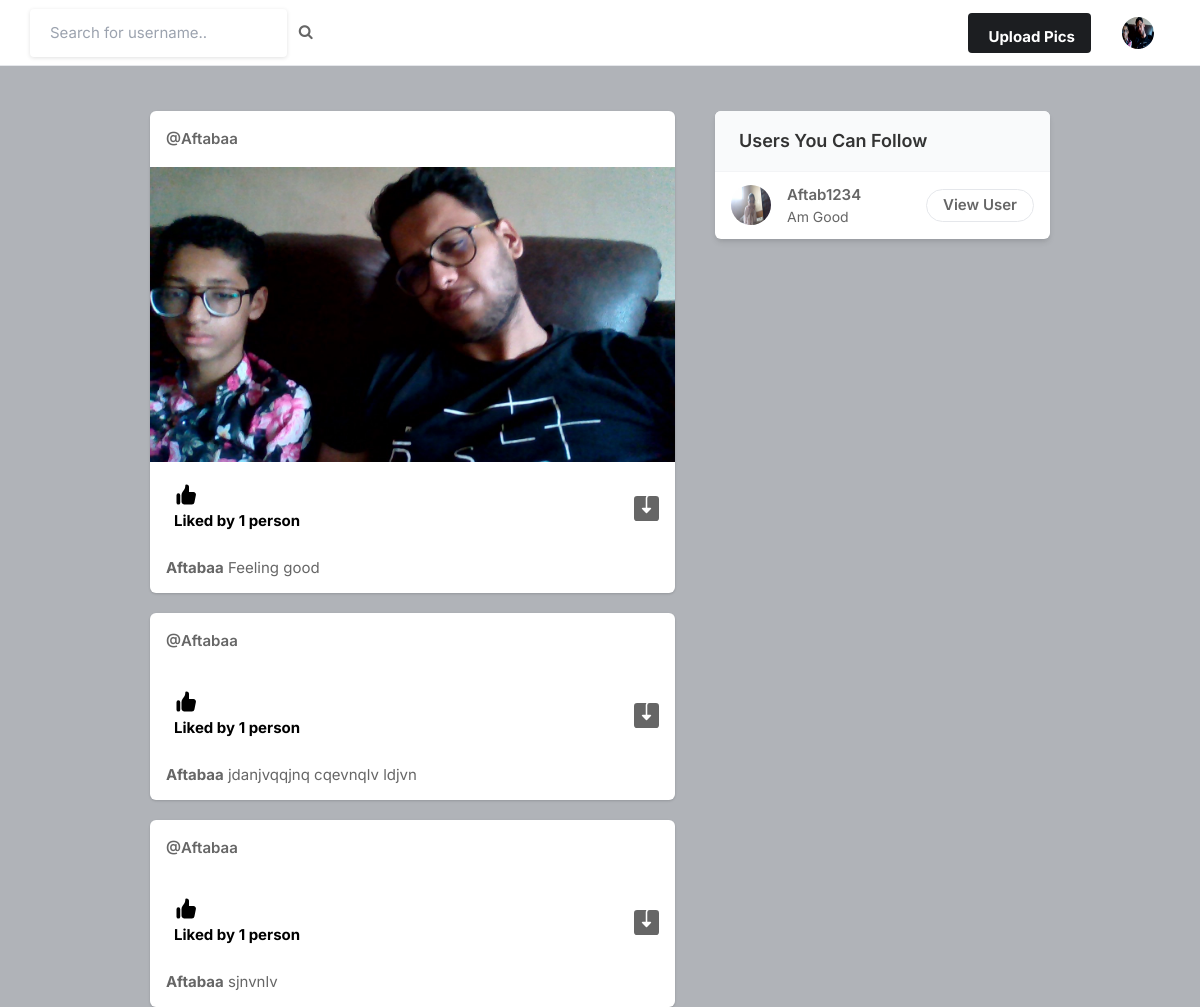
/ (signed in), run on the app's committed database.
### core/models.py (models this page shows, shortened)
class Profile(models.Model):
    user = models.ForeignKey(User, on_delete= models.CASCADE)
    id_user = models.IntegerField()
    bio = models.TextField()
    profileimg = models.ImageField(upload_to='profile_images', default = 'blank-profile-picture.png')
    location = models.CharField(max_length = 100, blank = True)

class Post(models.Model):
    id = models.UUIDField(primary_key=True, default=uuid.uuid4)
    user = models.CharField(max_length=100)
    image = models.ImageField(upload_to='post_images')
    caption = models.TextField()
    created_at = models.DateTimeField(default=datetime.now)
    no_of_likes = models.IntegerField(default=0)

### core/views.py (the view)
# urls.py: path('', views.index, name = 'index'),
@login_required(login_url='/signin')
def index(request):
    user_object = User.objects.get(username=request.user.username)
    user_profile = Profile.objects.get(user=user_object)
    user_following_list = []
    feed = []
    user_following = FollowersCount.objects.filter(follower = request.user.username)
    for users in user_following:
        user_following_list.append(users.user)
    for usernames in user_following_list:
        feed_lists = Post.objects.filter(user = usernames)
        feed.append(feed_lists)
    feed_list = list(chain(*feed))
    posts = Post.objects.all()
    all_users = User.objects.all()
    user_following_all = []
    for user in user_following:
        user_list = User.objects.get(username=user.user)
        user_following_all.append(user_list)
    new_suggestions_list = [x for x in list(all_users) if (x not in list(user_following_all))]
    current_user = User.objects.filter(username=request.user.username)
    final_suggestions_list = [x for x in list(new_suggestions_list) if ( x not in list(current_user))]
    random.shuffle(final_suggestions_list)
    username_profile = []
    username_profile_list = []
    for users in final_suggestions_list:
        username_profile.append(users.id)
    for ids in username_profile:
        profile_lists = Profile.objects.filter(id_user=ids)
        username_profile_list.append(profile_lists)
    suggestions_username_profile_list = list(chain(*username_profile_list))
    return render(request, 'index.html', {'user_profile': user_profile, 'posts':feed_list, 'suggestions_username_profile_list': suggestions_username_profile_list[:4]})

### templates/index.html (shortened to what this page needs)
{% load static %}
<!DOCTYPE html>
<html lang="en">
<head>
    <link rel="stylesheet" href="{% static 'assets/css/icons.css' %}">
    <link rel="stylesheet" href="{% static 'assets/css/uikit.css' %}">
    <link rel="stylesheet" href="{% static 'assets/css/style.css' %}">
    <link rel="stylesheet" href="{% static 'assets/css/tailwind.css' %}">
    <link rel="stylesheet" href="https://cdnjs.cloudflare.com/ajax/libs/font-awesome/4.7.0/css/font-awesome.min.css">
</head>
<body>
            <header>
                <div class="header_inner">
                    <form action="/search" method="POST">
                    <div class="left-side">
                            <input type="text" name="username" placeholder="Search for username..">&nbsp; &nbsp;
                            <button type="submit"><i class="fa fa-search fa-1x"></i></button>
                    </div>
                    </form>
                    <div class="right-side lg:pr-4">
                        <a href="#"
                            class="bg-pink-500 flex font-bold hidden hover:bg-pink-600 hover:text-white inline-block items-center lg:block max-h-10 mr-4 px-4 py-2 rounded shado text-white">
                              Upload Pics
                        </a>
                        <a href="#">
                            <img src="{{user_profile.profileimg.url}}" class="header-avatar" alt="">
                        </a>
                    </div>
                </div>
            </header>
            <div class="container m-auto">
                <div class="lg:flex justify-center lg:space-x-10 lg:space-y-0 space-y-5">
                    <div class="space-y-5 flex-shrink-0 lg:w-7/12">
                        {% for post in posts reversed %}
                        <div class="bg-white shadow rounded-md  -mx-2 lg:mx-0">
                            <div class="flex justify-between items-center px-4 py-3">
                                <div class="flex flex-1 items-center space-x-4">
                                    <span class="block font-semibold "><a href="/profile/{{post.user}}">@{{post.user}}</a></span>
                                </div>
                              <div>
                                <a href="#"> <i class="icon-feather-more-horizontal text-2xl hover:bg-gray-200 rounded-full p-2 transition -mr-1 "></i> </a>
                              </div>
                            </div>
                            <div uk-lightbox>
                                <a href="{{post.image.url}}">
                                    <img src="{{post.image.url}}" alt="">
                                </a>
                            </div>
                            <div class="py-3 px-4 space-y-3">
                                <div class="flex space-x-4 lg:font-bold">
                                    <a href="/like-post?post_id={{post.id}}" class="flex items-center space-x-2">
                                        <div class="p-2 rounded-full text-black">
                                            {% if post.no_of_likes == 0 %}
                                            <p>No likes</p>
                                            {% elif post.no_of_likes == 1 %}
                                            <p>Liked by {{post.no_of_likes}} person</p>
                                            {% else %}
                                            <p>Liked by {{post.no_of_likes}} people</p>
                                            {% endif %}
                                        </div>
                                    </a>
                                    <a href="{{post.image.url}}" class="flex items-center space-x-2 flex-1 justify-end" download>
                                    </a>
                                </div>
                                <p>
                                    <a href="/profile/{{post.user}}"><strong>{{post.user}}</strong></a> {{post.caption}}
                                </p>
                            </div>
                        </div>
                        {% endfor %}
                    </div>
                    <div class="lg:w-5/12">
                        <div class="bg-white  shadow-md rounded-md overflow-hidden">
                            <div class="bg-gray-50  border-b border-gray-100 flex items-baseline justify-between py-4 px-6 ">
                                <h2 class="font-semibold text-lg">Users You Can Follow</h2>
                            </div>
                            <div class="divide-gray-300 divide-gray-50 divide-opacity-50 divide-y px-4 ">
                                {% for suggestion in suggestions_username_profile_list %}
                                <div class="flex items-center justify-between py-3">
                                    <div class="flex flex-1 items-center space-x-4">
                                        <a href="/profile/{{suggestion.user}}">
                                            <img src="{{suggestion.profileimg.url}}" class="bg-gray-200 rounded-full w-10 h-10">
                                        </a>
                                        <div class="flex flex-col">
                                            <span class="block capitalize font-semibold"> {{suggestion.user}} </span>
                                            <span class="block capitalize text-sm"> {{suggestion.bio}} </span>
                                        </div>
                                    </div>
                                    <a href="/profile/{{suggestion.user}}" class="border border-gray-200 font-semibold px-4 py-1 rounded-full hover:bg-pink-600 hover:text-white hover:border-pink-600 "> View User </a>
                                </div>
                                {% endfor %}
                            </div>
                        </div>
                    </div>
                </div>
            </div>
</body>
</html>

### static/assets/css/style.css (style rules this page uses)
body { background-color: #B0B3B8!important; }
button { vertical-align: middle; }
input { height: 48px; line-height: 48px; padding: 0 20px; outline: none; font-size: 15px; color: #808080; max-width: 100%; width: 100%; -webkit-box-sizing: border-box; box-sizing: border-box; display: block; font-weight: 400; opacity: 1; border-radius: 4px; border: none; -webkit-box-shadow: 0 1px 4px 0px rgba(0, 0, 0, 0.12); box-shadow: 0 1px 4px 0px rgba(0, 0, 0, 0.12); }
input[type="text"], input[type="password"], input[type="email"], input[type="number"] { height: 48px; line-height: 48px; padding: 0 20px; outline: none; font-size: 15px; color: #808080; max-width: 100%; width: 100%; -webkit-box-sizing: border-box; box-sizing: border-box; display: block; font-weight: 400; opacity: 1; border-radius: 4px; border: none; -webkit-box-shadow: 0 1px 4px 0px rgba(0, 0, 0, 0.12); box-shadow: 0 1px 4px 0px rgba(0, 0, 0, 0.12); }
input { -webkit-transition: all 0.1s ease-in-out; transition: all 0.1s ease-in-out; }
::placeholder { color: #808080; opacity: 1; }
button { border: none; margin: 0; padding: 0; width: auto; overflow: visible; background: transparent; color: inherit; font: inherit; line-height: normal; cursor: pointer; }
a { color: #be185d; -webkit-transition: 0.3s; transition: 0.3s; outline: none !important; }
button { outline: none !important; }
img { max-width: 100%; }
body { color: #666; font-size: 15px; line-height: 27px; background-color: #f0f2f5; font-family: "Inter", sans-serif; text-transform: none; }
body p { font-size: 15px; line-height: 27px; }
h1, h2, h3, h4, h5, h6 { font-family: "Inter", sans-serif; text-transform: none; }
input[type="text"], input[type="password"], input[type="email"] { font-family: "Inter", sans-serif; text-transform: none; }
button, body .pac-container { font-family: "Inter", sans-serif; text-transform: none; }
h1, h2, h3, h4, h5, h6 { color: #333; font-weight: 500; margin: 0; padding: 0; }
h2 { font-size: 26px; }
b, strong { font-weight: 700 !important; }
@media (min-width: 1024px) { .container { max-width: 900px !important; padding-top: 45px; } }
header { background-color: #fff; left: 0; right: 0; top: 0; z-index: 99; height: 66px; display: -webkit-box; display: -ms-flexbox; display: flex; -webkit-box-align: center; -ms-flex-align: center; align-items: center; border-bottom: 1px solid #e5e7eb; }
header .header_inner { display: -webkit-box; display: -ms-flexbox; display: flex; -webkit-box-align: center; -ms-flex-align: center; align-items: center; max-width: 1090px; margin: auto; width: 100%; max-width: 100% !important; padding: 0 30px; }
header .header_inner .left-side { display: -webkit-box; display: -ms-flexbox; display: flex; -webkit-box-align: center; -ms-flex-align: center; align-items: center; }
header .header_inner .right-side { display: -webkit-box; display: -ms-flexbox; display: flex; -webkit-box-align: center; -ms-flex-align: center; align-items: center; -webkit-box-pack: end; -ms-flex-pack: end; justify-content: flex-end; margin-left: auto; }
header .header_inner .right-side .header-avatar { width: 32px; height: 32px; border-radius: 100%; margin-left: 15px; }

### data on the page
Profile: profileimg (picture)
Post: user "Aftabaa", image (picture), no_of_likes "1", caption "Feeling good"
Post: user "Aftabaa", no_of_likes "1", caption "jdanjvqqjnq cqevnqlv ldjvn"
Post: user "Aftabaa", no_of_likes "1", caption "sjnvnlv"
Profile: profileimg (picture), user "Aftab1234", bio "Am Good"
